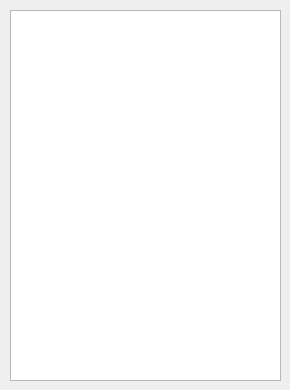
<?xml version="1.0" encoding="UTF-8"?>
<ui version="4.0">
 <class>assignerForm</class>
 <widget class="QWidget" name="assignerForm">
  <property name="geometry">
   <rect>
    <x>0</x>
    <y>0</y>
    <width>290</width>
    <height>390</height>
   </rect>
  </property>
  <property name="windowTitle">
   <string>Asignacion de Mesas</string>
  </property>
  <property name="windowIcon">
   <iconset resource="Images.qrc">
    <normaloff>:/img/Images/Door.png</normaloff>:/img/Images/Door.png</iconset>
  </property>
  <widget class="QListWidget" name="listWidget">
   <property name="geometry">
    <rect>
     <x>10</x>
     <y>10</y>
     <width>271</width>
     <height>371</height>
    </rect>
   </property>
  </widget>
 </widget>
 <resources>
  <include location="Images.qrc"/>
 </resources>
 <connections/>
</ui>
